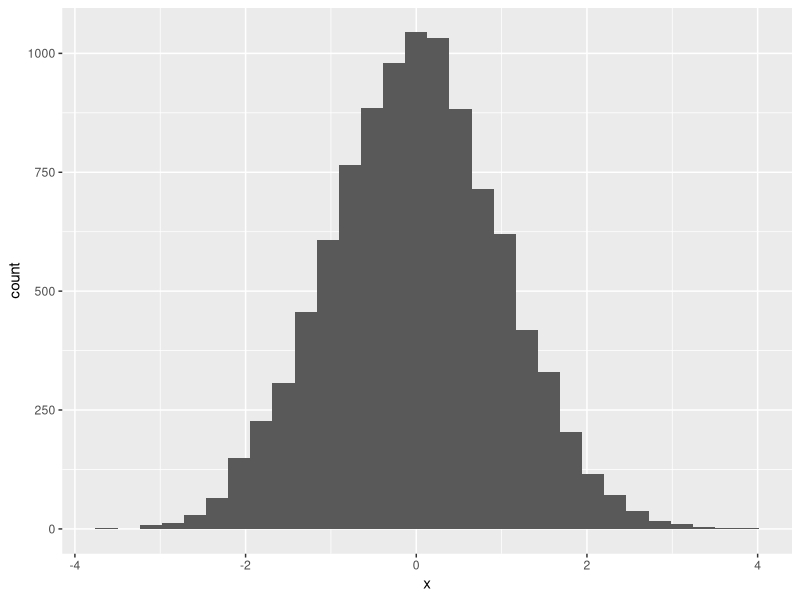
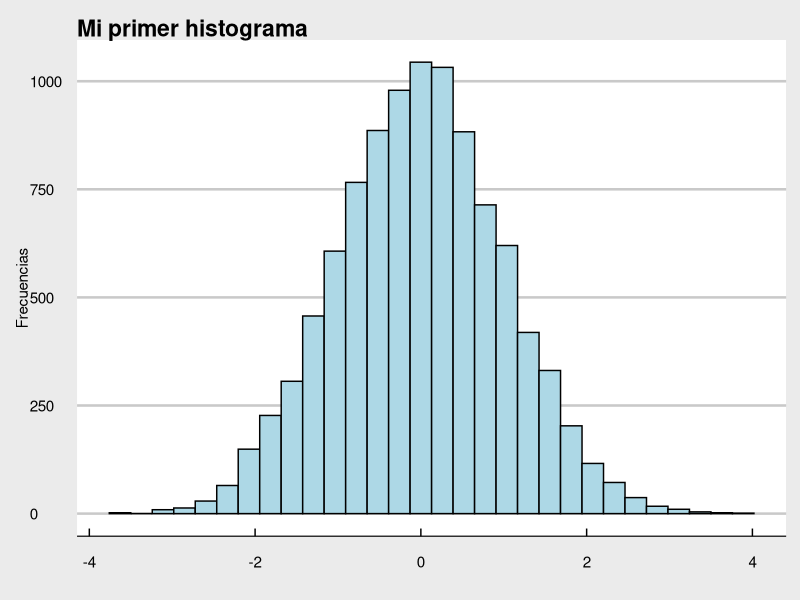
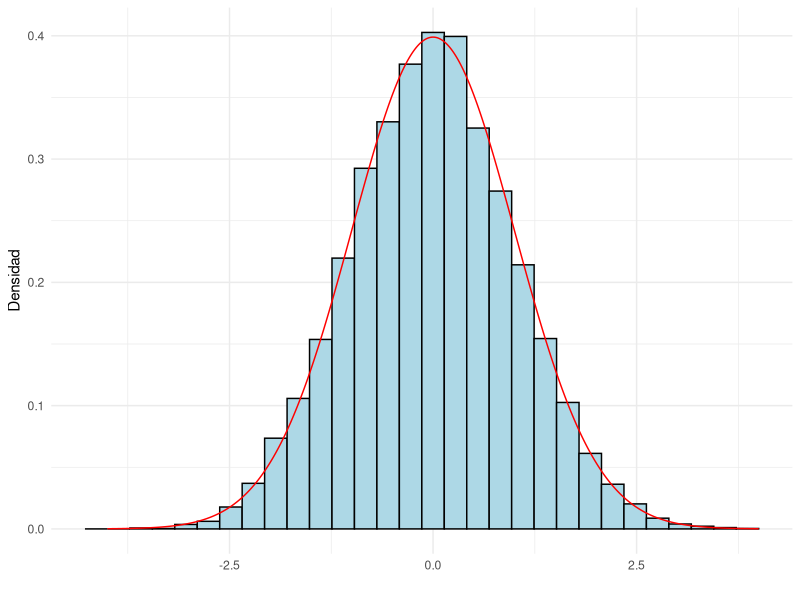
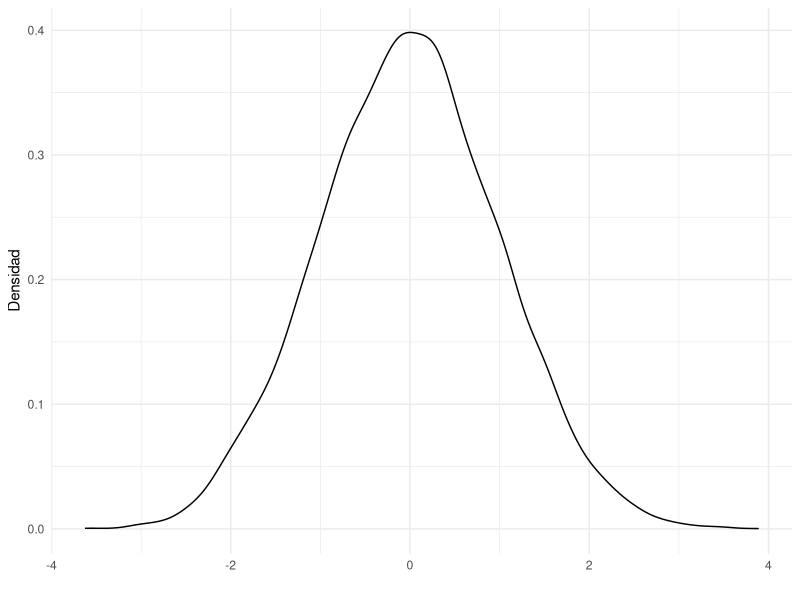
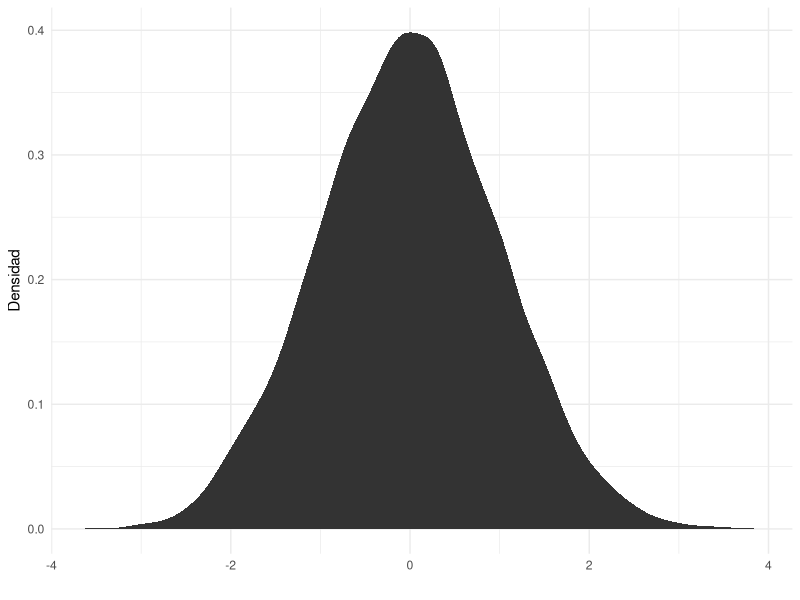
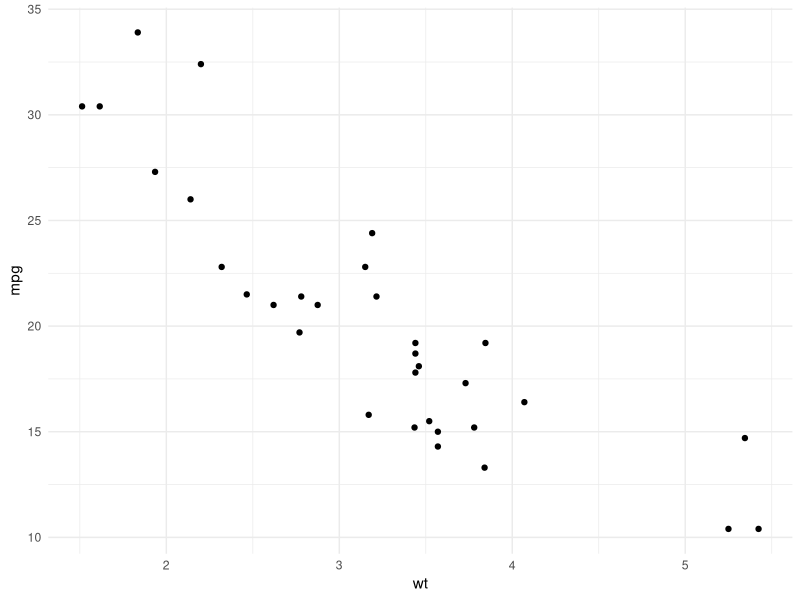
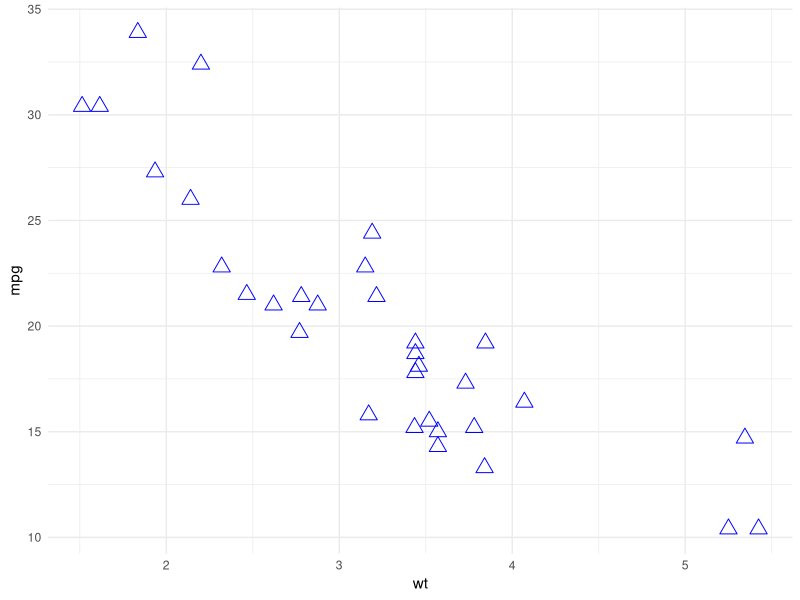
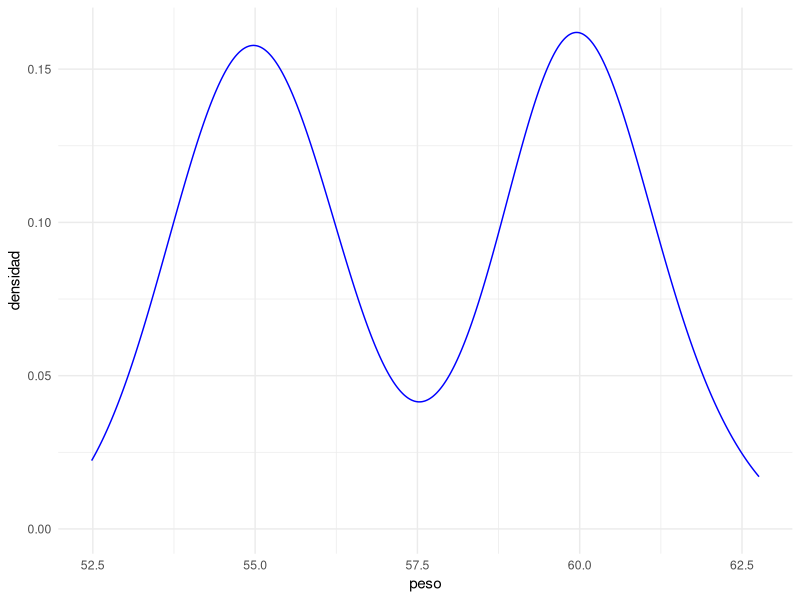

Generate these figures, in order, with R:
##########################################################################
# Introduccion a ggplot2                                              
# Autor: Jose Antonio Perusquia Cortes
# Afil : Facultad de Ciencias - UNAM
# Curso : Inferencia estadística
##########################################################################

##########################################################################
# Librerías (se tienen que instalar)
library(ggplot2)
library(ggthemes) #descarga diferentes tipos de temas a utilizar  
##########################################################################

##########################################################################
# La idea es que una grafica se puede dividir en 3 partes:
#             plot=data+aesthetics+geometry
# data lo recibe en forma de un data frame
# Aesthetics le indica cuales son las variables x, y ademas de controlar el 
# color, tamaño, forma de los puntos, altura de las barras, etc.
# Geometry indica el tipo de gráfica (e.g. histograma, box plot, etc.)
##########################################################################


##########################################################################
# Un primer histograma
set.seed(3.14159)
x=rnorm(10000)
x=data.frame(x)

# Un primer histograma usando las frecuencias
ggplot(x,aes(x=x))+
  geom_histogram()

# Modificar el tema, el color de las barras, el fondo, las etiquetas
ggplot(x,aes(x=x))+
  geom_histogram(stat="bin",color="black",fill="lightblue")+
  labs(x='',y='Frecuencias',title='Mi primer histograma')+
  theme_economist_white()

# Añadir la densidad gaussiana
t=seq(-4,4,by=.01)
ft=dnorm(t)
dft=data.frame(t,ft)

ggplot(x,aes(x=x,y=..density..))+
  geom_histogram(stat="bin",color="black",fill="lightblue")+
  geom_line(data=dft,aes(x=t,y=ft),col="red")+
  labs(x='',y='Densidad')+
  theme_minimal()

# Graficar la densidad empírica
ggplot(x,aes(x=x))+
  geom_density()+
  labs(x='',y='Densidad')+
  theme_minimal()

# Otra forma de hacerlo es con stat_density
ggplot(x,aes(x=x))+
  stat_density()+
  labs(x='',y='Densidad')+
  theme_minimal()
##########################################################################

##########################################################################
# base de datos mtcars 
data(mtcars)
df=mtcars[,c("mpg","cyl","wt")]

df$cyl=as.factor(df$cyl)
head(df)

# Diagrama de dispersión de wt contra mpg
ggplot(df,aes(x=wt,y=mpg))+
  geom_point()+
  theme_minimal()

# Podemos cambiar el tamaño y forma de los puntos
ggplot(mtcars,aes(x=wt,y=mpg))+
  geom_point(size=4,col="blue",shape=2)+
  theme_minimal()
##########################################################################

##########################################################################
# Peso de las personas
set.seed(314159)
wdata=data.frame(
  sex=factor(rep(c("F","M"),each=200)),
  weight=c(rnorm(200,55),rnorm(200,60)))

# Graficar la densidad empírica
ggplot(wdata,aes(x=weight))+
  geom_density(col="blue")+
  labs(x='peso',y='densidad')+
  theme_minimal()

# Colorear regiones debajo de la densidad
dat=with(density(wdata$weight),data.frame(x,y))
ggplot(data=dat,mapping=aes(x=x,y=y))+
  geom_line()+
  geom_area(mapping=aes(x=ifelse(x>58&x<59,x,0)),fill="red")+
  xlim(45,70)


# Podemos guardar una gráfica para modificarla a nuestro antojo
y=ggplot(wdata,aes(x=weight))

# Densidad empírica separada
y+geom_density(aes(color=sex))

# Otros parámetros para modificar: alpha, color, fill, linetype, size

# Con alpha bajamos la intensidad de los colores
means=data.frame(mu=c(mean(wdata$weight[which(wdata$sex=="F")]),
                      mean(wdata$weight[which(wdata$sex=="M")])),
                 sex=c("F","M"))

p=ggplot(wdata,aes(x=weight,fill=sex))+
  geom_density(alpha=.5)+
  theme_linedraw()+
  geom_vline(data=means,aes(xintercept=mu,color=sex),linetype="dashed");p


# Se pueden elegir otros colores
p+scale_fill_manual(values=c("red","blue"))
p+scale_fill_brewer(palette="Dark2")
p+scale_fill_grey()

# Modificar la posición de la leyenda top, bottom, left, right none
p+theme(legend.position="left")
p+theme(legend.position="bottom")
p+theme(legend.position="right")
p+theme(legend.position="none")




# Colores de relleno
y+geom_density(aes(fill=sex),alpha=.4)+
  xlim(min(wdata$weight)-1,max(wdata$weight)+1)+
  geom_vline(data=means,aes(xintercept=mu,color=sex),linetype="dashed")+
  scale_color_manual(values=c("red","blue"))

# Seperarlars en paneles
ggplot(wdata,aes(x=weight))+
  geom_density()+facet_grid(sex~.)+
  geom_vline(data=means,aes(xintercept=mu,color="red"),
             linetype="dashed")

# Histogramas
y+geom_histogram()
y+geom_histogram(alpha=.5,binwidth = .1,aes(color=sex),fill="white",position = "identity")+
  theme_linedraw()+
  theme(legend.position="top")

# Histogramas y gráficas de densidad
ggplot(wdata,aes(x=weight))+
  geom_histogram(binwidth =.1,aes(y=..density..),color="black",fill="white")+
  geom_density(alpha=.2,fill="lightblue")+
  xlim(50,64)+
  theme_void()+
  labs(x="",y="")

# Cololearlas por genero
ggplot(wdata,aes(x=weight,color=sex,fill=sex))+
  geom_histogram(binwidth =.1,aes(y=..density..),alpha=.5,position="identity")+
  geom_density(alpha=.2)+
  xlim(50,64)


# Diagrama de caja y bigotes
ggplot(wdata, aes(weight)) +
  geom_boxplot(outlier.alpha=.75)+
  theme_minimal()+
  labs(x="Peso (kg)")+
  ylim(-.75,.75)

# Diagrama de caja y bigotes seperada por género
ggplot(wdata, aes(x=weight,color=sex)) +
  geom_boxplot(outlier.alpha=.75)+
  theme_minimal()+
  ylim(-1,1)


# Función de distribución
y+stat_ecdf(aes(color=sex))

##############################################################################


##############################################################################
# Datos categóricos

# Toothgrowth data
ToothGrowth$dose=as.factor(ToothGrowth$dose)

# Gráfica de barras
df=data.frame(dose=c("D0.5","D1","D2"),
              len=c(4,10,29))

b=ggplot(df,aes(x=dose,y=len))
b+geom_bar(stat="identity",width=.5,color="blue",fill="white")+
  theme_linedraw()

# Introducir los conteos
ggplot(data=df,aes(x=dose,y=len))+
  geom_bar(stat="identity",fill="steelblue")+
  geom_text(aes(label=len),vjust=2.3,size=5)+
  theme_minimal()

# Usando la variable de llenado para usar diferentes colores
b=ggplot(df,aes(x=dose,y=len,fill=dose))
b+geom_bar(stat="identity",width=.5)+
  theme_linedraw()+
  labs(x="",y="",fill="Dosis (mg)")

# Separar las barras usando otras categorías
df2=data.frame(supp=rep(c("VC","OJ"),each=3),
               dose=rep(c(.5,1,2),2),
               len=c(6.8,15,33,4.2,10,29.5))

# Grafíca de barras acumulada
ggplot(data=df2,aes(x=dose,y=len,fill=supp))+
  geom_bar(stat="identity")

# Gráfica de barras separadas
ggplot(data=df2,aes(x=dose,y=len,fill=supp))+
  geom_bar(stat="identity",color="black",width=.3,position=position_dodge())+
  scale_fill_brewer(palette="Blues")+
  geom_text(aes(label=len),vjust=2.3,size=3.5,position=position_dodge(width=.3))+
  theme_linedraw()


# Gráfica de pie
data <- data.frame(
  category=c("D0.5","D1","D2"),
  count=c(4, 10, 29)
)

# Obtener porcentajes
data$fraction <- data$count / sum(data$count)

# Obtener porcentajes acumulados
data$ymax <- cumsum(data$fraction)

# Obtener el fondo de cada rectángulo
data$ymin <- c(0, head(data$ymax, n=-1))

# Obtener la posicion de las lyendas
data$labelPosition <- (data$ymax + data$ymin) / 2

# Se obtienen las etiquetas
data$label <- paste0(data$count)

# Se hace la gráfica
ggplot(data, aes(ymax=ymax, ymin=ymin, xmax=4, xmin=3, fill=category)) +
  geom_rect() +
  geom_label(show.legend=F,x=3.5, aes(y=labelPosition, label=label), size=3.5) +
  scale_fill_brewer(palette=4) +
  coord_polar(theta="y") +
  xlim(c(2, 4)) +
  theme_void() +
  labs(x="",y="",fill="Dosis (mg)")
##############################################################################
